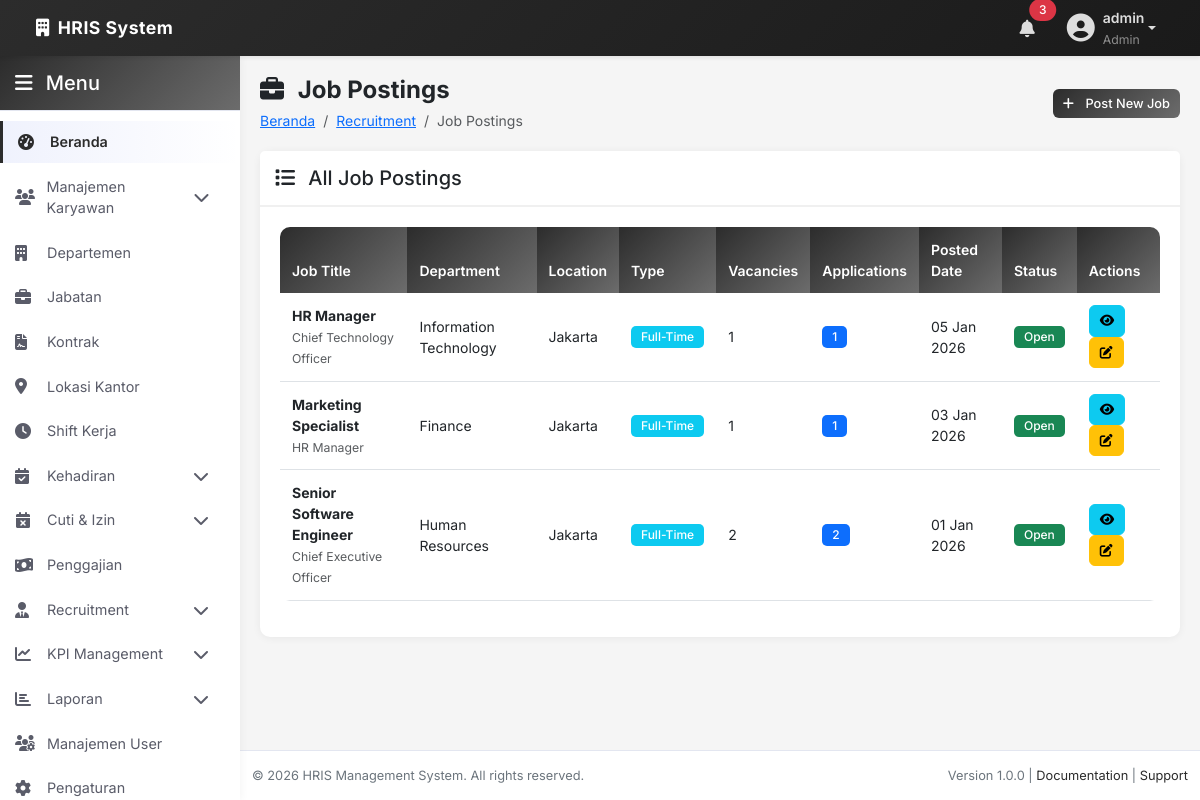
Screenshot of /admin/recruitment/jobs/index.php (signed in) with the database file from the repository.
### tables this page shows
CREATE TABLE `job_postings` (
  `id` int(11) NOT NULL,
  `job_title` varchar(200) NOT NULL,
  `department_id` int(11) DEFAULT NULL,
  `position_id` int(11) DEFAULT NULL,
  `job_description` text DEFAULT NULL,
  `requirements` text DEFAULT NULL,
  `responsibilities` text DEFAULT NULL,
  `salary_range` varchar(100) DEFAULT NULL,
  `employment_type` enum('Full-Time','Part-Time','Contract','Internship') DEFAULT 'Full-Time',
  `location` varchar(200) DEFAULT NULL,
  `vacancies` int(11) DEFAULT 1,
  `status` enum('Open','Closed','On Hold') DEFAULT 'Open',
  `posted_date` date DEFAULT NULL,
  `closing_date` date DEFAULT NULL,
  `posted_by` int(11) DEFAULT NULL,
  `created_at` timestamp NOT NULL DEFAULT current_timestamp(),
  `updated_at` timestamp NOT NULL DEFAULT current_timestamp() ON UPDATE current_timestamp()
);

CREATE TABLE `positions` (
  `id` int(11) NOT NULL,
  `position_name` varchar(100) NOT NULL,
  `level` int(11) DEFAULT NULL,
  `position_code` varchar(20) NOT NULL,
  `description` text DEFAULT NULL,
  `created_at` timestamp NOT NULL DEFAULT current_timestamp(),
  `updated_at` timestamp NOT NULL DEFAULT current_timestamp() ON UPDATE current_timestamp()
);

CREATE TABLE `departments` (
  `id` int(11) NOT NULL,
  `department_name` varchar(100) NOT NULL,
  `department_code` varchar(20) NOT NULL,
  `description` text DEFAULT NULL,
  `created_at` timestamp NOT NULL DEFAULT current_timestamp(),
  `updated_at` timestamp NOT NULL DEFAULT current_timestamp() ON UPDATE current_timestamp()
);

### includes/functions.php (called while the page is built, shortened)
<?php
function formatDate($date, $format = 'd M Y') {
    return date($format, strtotime($date));
}

### admin/recruitment/jobs/index.php (the view, shortened to what this page needs)
<?php
include __DIR__ . '/../../includes/header.php';
include __DIR__ . '/../../includes/sidebar.php';
try {
    $jobsStmt = $pdo->query("SELECT jp.*, d.department_name, p.position_name,
        (SELECT COUNT(*) FROM job_applications WHERE job_id = jp.id) as application_count
        FROM job_postings jp
        LEFT JOIN departments d ON jp.department_id = d.id
        LEFT JOIN positions p ON jp.position_id = p.id
        ORDER BY jp.posted_date DESC");
    $jobs = $jobsStmt->fetchAll();
} catch (PDOException $e) {
    error_log("Error fetching jobs: " . $e->getMessage());
    $jobs = [];
    $depts = [];
    $positions = [];
}
?>
<div class="page-header">
    <div class="row align-items-center">
        <div class="col-md-6">
            <h1><i class="fas fa-briefcase me-2"></i> Job Postings</h1>
            <nav aria-label="breadcrumb">
                <ol class="breadcrumb">
                    <li class="breadcrumb-item"><a href="/hrm/admin/index.php">Beranda</a></li>
                    <li class="breadcrumb-item"><a href="/hrm/admin/recruitment/dashboard.php">Recruitment</a></li>
                    <li class="breadcrumb-item active">Job Postings</li>
                </ol>
            </nav>
        </div>
        <div class="col-md-6 text-md-end">
            <button class="btn btn-primary btn-sm" data-bs-toggle="modal" data-bs-target="#addJobModal">
                <i class="fas fa-plus me-2"></i> Post New Job
            </button>
        </div>
    </div>
</div>
<div class="row">
    <div class="col-12">
        <div class="card fade-in">
            <div class="card-header">
                <h5 class="mb-0"><i class="fas fa-list me-2"></i> All Job Postings</h5>
            </div>
            <div class="card-body">
                <div class="table-responsive">
                    <table id="jobsTable" class="table table-hover">
                        <thead>
                            <tr>
                                <th>Job Title</th>
                                <th>Department</th>
                                <th>Location</th>
                                <th>Type</th>
                                <th>Vacancies</th>
                                <th>Applications</th>
                                <th>Posted Date</th>
                                <th>Status</th>
                                <th>Actions</th>
                            </tr>
                        </thead>
                        <tbody>
                            <?php foreach ($jobs as $job): ?>
                                <tr>
                                    <td>
                                        <strong><?php echo htmlspecialchars($job['job_title']); ?></strong><br>
                                        <small class="text-muted"><?php echo htmlspecialchars($job['position_name'] ?? 'N/A'); ?></small>
                                    </td>
                                    <td><?php echo htmlspecialchars($job['department_name'] ?? 'N/A'); ?></td>
                                    <td><?php echo htmlspecialchars($job['location']); ?></td>
                                    <td><span class="badge bg-info"><?php echo $job['employment_type']; ?></span></td>
                                    <td><?php echo $job['vacancies']; ?></td>
                                    <td>
                                        <span class="badge bg-primary"><?php echo $job['application_count']; ?></span>
                                    </td>
                                    <td><?php echo formatDate($job['posted_date']); ?></td>
                                    <td>
                                        <?php
                                        $statusClass = '';
                                        switch ($job['status']) {
                                            case 'Open': $statusClass = 'bg-success'; break;
                                        }
                                        ?>
                                        <span class="badge <?php echo $statusClass; ?>"><?php echo $job['status']; ?></span>
                                    </td>
                                    <td>
                                        <a href="/hrm/admin/recruitment/jobs/view.php?id=<?php echo $job['id']; ?>"
                                           class="btn btn-sm btn-info" data-bs-toggle="tooltip" title="View Details">
                                            <i class="fas fa-eye"></i>
                                        </a>
                                        <button onclick='editJob(<?php echo json_encode($job); ?>)'
                                                class="btn btn-sm btn-warning" data-bs-toggle="tooltip" title="Edit">
                                            <i class="fas fa-edit"></i>
                                        </button>
                                    </td>
                                </tr>
                            <?php endforeach; ?>
                        </tbody>
                    </table>
                </div>
            </div>
        </div>
    </div>
</div>
<?php include __DIR__ . '/../../includes/footer.php'; ?>

### assets/css/style.css (style rules this page uses)
:root { --primary-color: #2c2c2c; --primary-dark: #1a1a1a; --primary-light: #404040; --secondary-color: #6c6c6c; --success-color: #4a4a4a; --danger-color: #3a3a3a; --warning-color: #5a5a5a; --info-color: #505050; --light-bg: #f8f9fa; --dark-bg: #2c2c2c; --border-color: #dee2e6; --text-primary: #212529; --text-secondary: #6c757d; --text-muted: #adb5bd; --sidebar-width: 240px; --navbar-height: 56px; --transition: all 0.3s ease; }
* { margin: 0; padding: 0; box-sizing: border-box; }
body { font-family: 'Inter', 'Segoe UI', Tahoma, Geneva, Verdana, sans-serif; background-color: #f5f5f5; color: var(--text-primary); font-size: 0.875rem; line-height: 1.5; }
.page-header { margin-bottom: 20px; }
.page-header h1 { font-size: 1.5rem; font-weight: 700; color: var(--dark-color); margin-bottom: 5px; }
.breadcrumb { background: transparent; padding: 0; margin: 0; }
.card { border: none; border-radius: 10px; box-shadow: 0 1px 8px rgba(0, 0, 0, 0.06); margin-bottom: 20px; transition: transform 0.3s ease, box-shadow 0.3s ease; }
.card-header { background-color: white; border-bottom: 2px solid #f0f0f0; padding: 15px; font-weight: 600; font-size: 1rem; }
.card-body { padding: 20px; }
.btn { border-radius: 6px; padding: 8px 16px; font-weight: 500; font-size: 0.875rem; transition: all 0.3s ease; }
.btn-primary { background: linear-gradient(135deg, var(--primary-color), var(--secondary-color)); border: none; }
.btn-sm { padding: 5px 10px; font-size: 0.8rem; }
.table { background: white; border-radius: 10px; overflow: hidden; font-size: 0.875rem; }
.table thead th { background: linear-gradient(135deg, var(--primary-color), var(--secondary-color)); color: white; font-weight: 600; border: none; padding: 12px; font-size: 0.875rem; }
.table tbody td { padding: 12px; vertical-align: middle; }
.table tbody tr { transition: background-color 0.2s ease; }
.badge { padding: 5px 10px; border-radius: 5px; font-weight: 500; font-size: 0.75rem; }
.fade-in { animation: fadeIn 0.5s ease-out; }

### rows the page displays
job_postings: job_title "HR Manager", position.position_name "Chief Technology Officer", department.department_name "Information Technology", location "Jakarta", employment_type "Full-Time", vacancies "1", application_count "1", posted_date "05 Jan 2026", status "Open"
job_postings: job_title "Marketing Specialist", position.position_name "HR Manager", department.department_name "Finance", location "Jakarta", employment_type "Full-Time", vacancies "1", application_count "1", posted_date "03 Jan 2026", status "Open"
job_postings: job_title "Senior Software Engineer", position.position_name "Chief Executive Officer", department.department_name "Human Resources", location "Jakarta", employment_type "Full-Time", vacancies "2", application_count "2", posted_date "01 Jan 2026", status "Open"

### other values shown
$_SESSION['username'] "admin"
$_SESSION['role'] "Admin"
